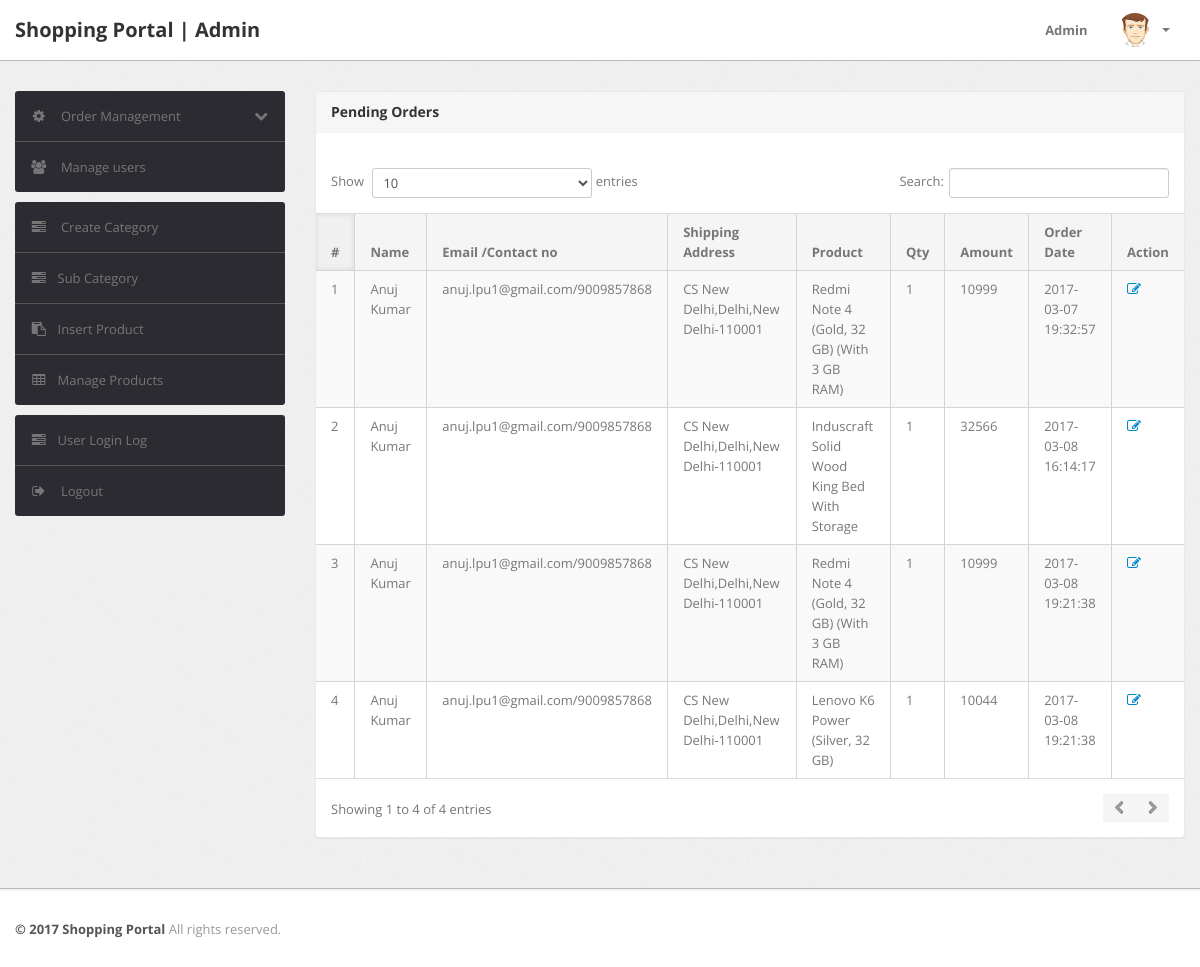
The app's page /shopping/admin/pending-orders.php (signed in), older data.
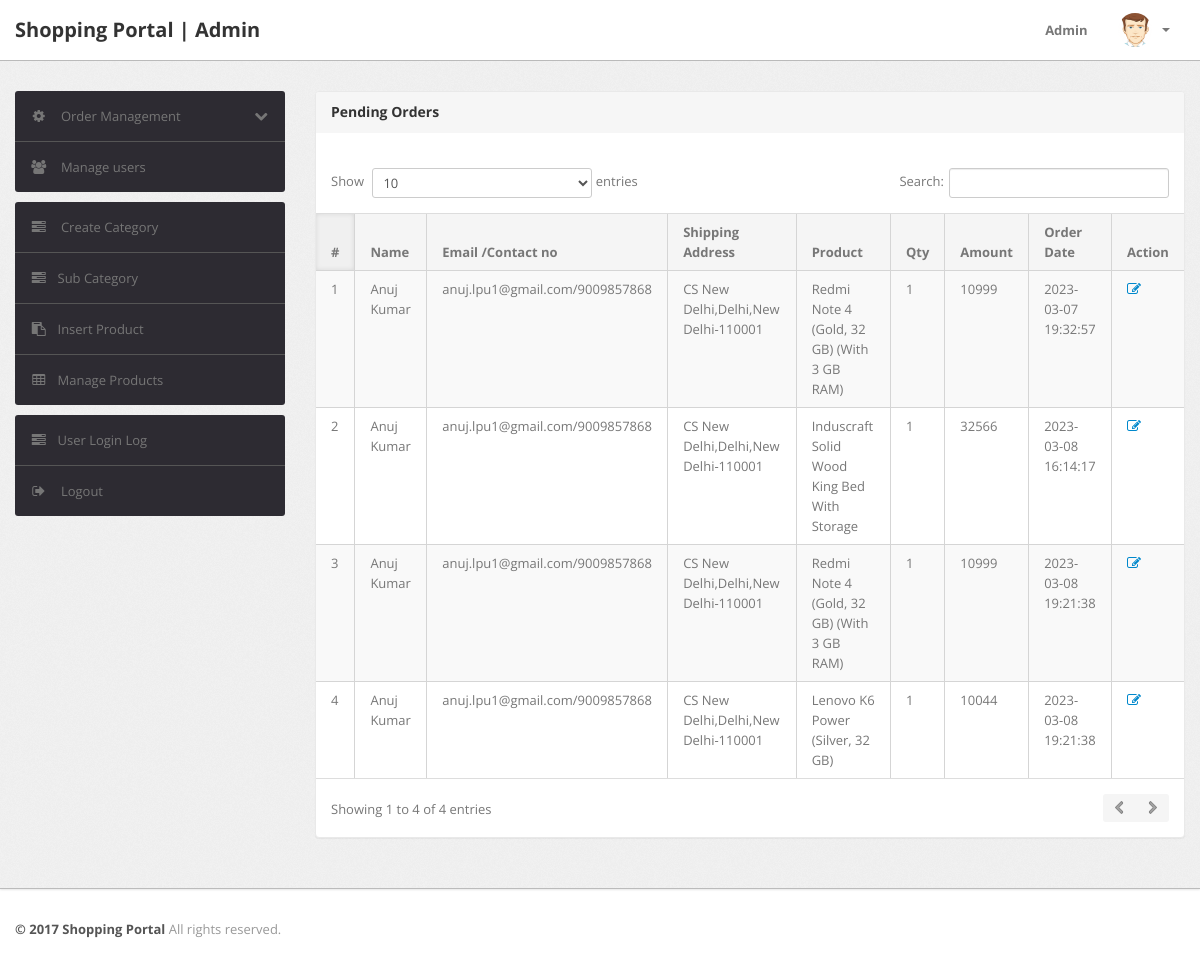
The same page, newer data.
### tables this page shows
CREATE TABLE `orders` (
  `id` int(11) NOT NULL,
  `userId` int(11) DEFAULT NULL,
  `productId` varchar(255) DEFAULT NULL,
  `quantity` int(11) DEFAULT NULL,
  `orderDate` timestamp NOT NULL DEFAULT CURRENT_TIMESTAMP,
  `paymentMethod` varchar(50) DEFAULT NULL,
  `orderStatus` varchar(55) DEFAULT NULL
);

CREATE TABLE `users` (
  `id` int(11) NOT NULL,
  `name` varchar(255) DEFAULT NULL,
  `email` varchar(255) DEFAULT NULL,
  `contactno` bigint(11) DEFAULT NULL,
  `password` varchar(255) DEFAULT NULL,
  `shippingAddress` longtext,
  `shippingState` varchar(255) DEFAULT NULL,
  `shippingCity` varchar(255) DEFAULT NULL,
  `shippingPincode` int(11) DEFAULT NULL,
  `billingAddress` longtext,
  `billingState` varchar(255) DEFAULT NULL,
  `billingCity` varchar(255) DEFAULT NULL,
  `billingPincode` int(11) DEFAULT NULL,
  `regDate` timestamp NOT NULL DEFAULT CURRENT_TIMESTAMP,
  `updationDate` varchar(255) DEFAULT NULL
);

CREATE TABLE `products` (
  `id` int(11) NOT NULL,
  `category` int(11) NOT NULL,
  `subCategory` int(11) DEFAULT NULL,
  `productName` varchar(255) DEFAULT NULL,
  `productCompany` varchar(255) DEFAULT NULL,
  `productPrice` int(11) DEFAULT NULL,
  `productPriceBeforeDiscount` int(11) DEFAULT NULL,
  `productDescription` longtext,
  `productImage1` varchar(255) DEFAULT NULL,
  `productImage2` varchar(255) DEFAULT NULL,
  `productImage3` varchar(255) DEFAULT NULL,
  `shippingCharge` int(11) DEFAULT NULL,
  `productAvailability` varchar(255) DEFAULT NULL,
  `postingDate` timestamp NULL DEFAULT CURRENT_TIMESTAMP,
  `updationDate` varchar(255) DEFAULT NULL
);

### shopping/admin/pending-orders.php (the view, shortened to what this page needs)
<?php
include('include/config.php');
if(strlen($_SESSION['alogin'])==0)
	{
header('location:index.php');
}
else{
?>
<!DOCTYPE html>
<html lang="en">
<head>
	<link type="text/css" href="bootstrap/css/bootstrap.min.css" rel="stylesheet">
	<link type="text/css" href="bootstrap/css/bootstrap-responsive.min.css" rel="stylesheet">
	<link type="text/css" href="css/theme.css" rel="stylesheet">
	<link type="text/css" href="images/icons/css/font-awesome.css" rel="stylesheet">
</head>
<body>
<?php include('include/header.php');?>
	<div class="wrapper">
		<div class="container">
			<div class="row">
<?php include('include/sidebar.php');?>
			<div class="span9">
					<div class="content">
	<div class="module">
							<div class="module-head">
								<h3>Pending Orders</h3>
							</div>
							<div class="module-body table">
									<br />
								<table cellpadding="0" cellspacing="0" border="0" class="datatable-1 table table-bordered table-striped	 display table-responsive" >
									<thead>
										<tr>
											<th>#</th>
											<th> Name</th>
											<th width="50">Email /Contact no</th>
											<th>Shipping Address</th>
											<th>Product </th>
											<th>Qty </th>
											<th>Amount </th>
											<th>Order Date</th>
											<th>Action</th>
										</tr>
									</thead>
<tbody>
<?php
$status='Delivered';
$query=mysqli_query($con,"select users.name as username,users.email as useremail,users.contactno as usercontact,users.shippingAddress as shippingaddress,users.shippingCity as shippingcity,users.shippingState as shippingstate,users.shippingPincode as shippingpincode,products.productName as productname,products.shippingCharge as shippingcharge,orders.quantity as quantity,orders.orderDate as orderdate,products.productPrice as productprice,orders.id as id  from orders join users on  orders.userId=users.id join products on products.id=orders.productId where orders.	orderStatus!='$status' or orders.orderStatus is null");
$cnt=1;
while($row=mysqli_fetch_array($query))
{
?>
										<tr>
											<td><?php echo htmlentities($cnt);?></td>
											<td><?php echo htmlentities($row['username']);?></td>
<td><?php echo htmlentities($row['useremail']);?>/<?php echo htmlentities($row['usercontact']);?></td>
<td><?php echo htmlentities($row['shippingaddress'].",".$row['shippingcity'].",".$row['shippingstate']."-".$row['shippingpincode']);?></td>
											<td><?php echo htmlentities($row['productname']);?></td>
											<td><?php echo htmlentities($row['quantity']);?></td>
											<td><?php echo htmlentities($row['quantity']*$row['productprice']+$row['shippingcharge']);?></td>
											<td><?php echo htmlentities($row['orderdate']);?></td>
											<td>   <a href="updateorder.php?oid=<?php echo htmlentities($row['id']);?>" title="Update order" target="_blank"><i class="icon-edit"></i></a>
											</td>
											</tr>
										<?php $cnt=$cnt+1; } ?>
										</tbody>
								</table>
							</div>
						</div>
					</div>
				</div>
			</div>
		</div>
	</div>
<?php include('include/footer.php');?>
</body>
<?php } ?>

Row changes from the older to the newer data that the page shows:
changed orders (number 1 of 4 on the later page): orderDate "2017-03-07 19:32:57" → "2023-03-07 19:32:57"
changed orders "Induscraft Solid Wood King Bed With Storage": orderDate "2017-03-08 16:14:17" → "2023-03-08 16:14:17"
changed orders (number 3 of 4 on the later page): orderDate "2017-03-08 19:21:38" → "2023-03-08 19:21:38"
changed orders "Lenovo K6 Power (Silver, 32 GB)": orderDate "2017-03-08 19:21:38" → "2023-03-08 19:21:38"
